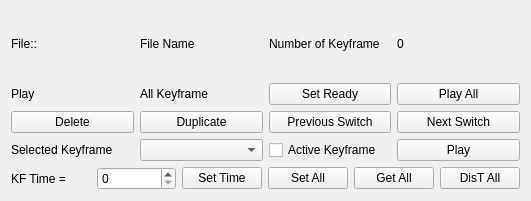
  <widget class="QWidget" name="verticalLayoutWidget">
   <property name="geometry">
    <rect>
     <x>10</x>
     <y>70</y>
     <width>531</width>
     <height>201</height>
    </rect>
   </property>
   <layout class="QVBoxLayout" name="verticalLayout_8">
    <item>
     <layout class="QHBoxLayout" name="horizontalLayout">
      <item>
       <widget class="QLabel" name="file_label">
        <property name="text">
         <string>File::</string>
        </property>
       </widget>
      </item>
      <item>
       <widget class="QLabel" name="fileName_label">
        <property name="text">
         <string>File Name</string>
        </property>
       </widget>
      </item>
      <item>
       <widget class="QLabel" name="numOfKeyframe_label">
        <property name="text">
         <string>Number of Keyframe</string>
        </property>
       </widget>
      </item>
      <item>
       <widget class="QLabel" name="numOfKeyframeStatus_label">
        <property name="text">
         <string>0</string>
        </property>
       </widget>
      </item>
     </layout>
    </item>
    <item>
     <layout class="QHBoxLayout" name="horizontalLayout_27">
      <item>
       <widget class="QLabel" name="play_label">
        <property name="text">
         <string>Play</string>
        </property>
       </widget>
      </item>
      <item>
       <widget class="QLabel" name="allKeyframe_label">
        <property name="text">
         <string>All Keyframe</string>
        </property>
       </widget>
      </item>
      <item>
       <widget class="QPushButton" name="setReady_Button">
        <property name="text">
         <string>Set Ready</string>
        </property>
       </widget>
      </item>
      <item>
       <widget class="QPushButton" name="playAll_Button">
        <property name="text">
         <string>Play All</string>
        </property>
       </widget>
      </item>
     </layout>
    </item>
    <item>
     <layout class="QHBoxLayout" name="horizontalLayout_18">
      <item>
       <widget class="QPushButton" name="deleteKeyframe_pushButton">
        <property name="text">
         <string>Delete</string>
        </property>
       </widget>
      </item>
      <item>
       <widget class="QPushButton" name="duplicateKeyframe_pushButton">
        <property name="text">
         <string>Duplicate</string>
        </property>
       </widget>
      </item>
      <item>
       <widget class="QPushButton" name="previousSwitchKeyframe_pushButton">
        <property name="text">
         <string>Previous Switch</string>
        </property>
       </widget>
      </item>
      <item>
       <widget class="QPushButton" name="nextSwitchKeyframe_pushButton">
        <property name="text">
         <string>Next Switch</string>
        </property>
       </widget>
      </item>
     </layout>
    </item>
    <item>
     <layout class="QHBoxLayout" name="horizontalLayout_2">
      <item>
       <widget class="QLabel" name="SelectedKeyframe_label">
        <property name="text">
         <string>Selected Keyframe</string>
        </property>
       </widget>
      </item>
      <item>
       <widget class="QComboBox" name="keyFrame_comboBox"/>
      </item>
      <item>
       <widget class="QCheckBox" name="activeKeyframe_checkBox">
        <property name="enabled">
         <bool>true</bool>
        </property>
        <property name="text">
         <string>Active Keyframe</string>
        </property>
       </widget>
      </item>
      <item>
       <widget class="QPushButton" name="play_pushButton">
        <property name="text">
         <string>Play</string>
        </property>
       </widget>
      </item>
     </layout>
    </item>
    <item>
     <layout class="QHBoxLayout" name="horizontalLayout_3">
      <item>
       <widget class="QLabel" name="keyframeTime_label">
        <property name="text">
         <string>KF Time =</string>
        </property>
       </widget>
      </item>
      <item>
       <widget class="QSpinBox" name="keyframeTime_spinBox"/>
      </item>
      <item>
       <widget class="QPushButton" name="setTime_pushButton">
        <property name="text">
         <string>Set Time</string>
        </property>
       </widget>
      </item>
      <item>
       <widget class="QPushButton" name="setAll_pushButton">
        <property name="text">
         <string>Set All</string>
        </property>
       </widget>
      </item>
      <item>
       <widget class="QPushButton" name="getAll_pushButton">
        <property name="text">
         <string>Get All</string>
        </property>
       </widget>
      </item>
      <item>
       <widget class="QPushButton" name="disTAll_pushButton">
        <property name="text">
         <string>DisT All</string>
        </property>
       </widget>
      </item>
     </layout>
    </item>
   </layout>
  </widget>
